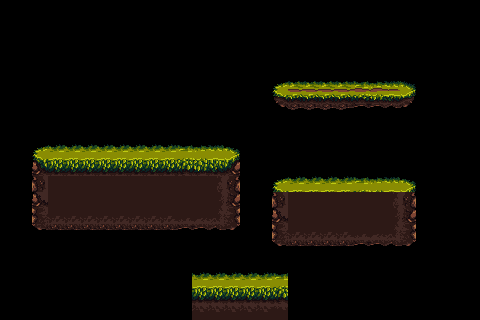

This game map was drawn from its Tiled (.tmx) file and the tilesets committed beside it. A one-line description and the full map source follow:
An orthogonal 30x20 tile map with 16x16 px tiles, 1 tile layer (ground), 1 hidden layer not drawn, 2 tilesets.

<map version="1.9" tiledversion="1.9.1" orientation="orthogonal" renderorder="right-down" width="30" height="20" tilewidth="16" tileheight="16" infinite="0" nextlayerid="20" nextobjectid="1">
 <tileset firstgid="1" source="../Prototype Tiles.tsx" />
 <tileset firstgid="41" source="grassy.tsx" />
 <layer id="1" name="prototype" width="30" height="20" visible="0">
  <data encoding="csv">
3,3,3,3,3,3,3,3,3,3,3,3,3,3,3,3,3,3,3,3,3,3,3,3,3,3,3,3,3,3,
3,3,3,3,3,3,3,3,3,3,3,3,3,3,3,3,3,3,3,3,3,3,3,3,3,3,3,3,3,3,
3,3,3,3,3,3,3,3,3,3,3,3,3,3,3,3,3,3,3,3,3,3,3,3,3,3,3,3,3,3,
3,3,3,3,3,3,3,3,3,3,3,3,3,3,3,3,3,3,3,3,3,3,3,3,3,3,3,3,3,3,
3,3,3,3,3,3,3,3,3,3,3,3,3,3,3,3,3,3,3,3,3,3,3,3,3,3,3,3,3,3,
3,3,3,3,3,3,3,3,3,3,3,3,3,3,3,3,3,1,1,1,1,1,1,1,1,1,3,3,3,3,
3,3,3,3,3,3,3,3,3,3,3,3,3,3,3,3,3,1,1,1,1,1,1,1,1,1,3,3,3,3,
3,3,3,3,3,3,3,3,3,3,3,3,3,3,3,3,3,3,3,3,3,3,3,3,3,3,3,3,3,3,
3,3,3,3,3,3,3,3,3,3,3,3,3,3,3,3,3,3,3,3,3,3,3,3,3,3,3,3,3,3,
3,3,1,1,1,1,1,1,1,1,1,1,1,1,1,3,3,3,3,3,3,3,3,3,3,3,3,3,3,3,
3,3,1,1,1,1,1,1,1,1,1,1,1,1,1,3,3,3,3,3,3,3,3,3,3,3,3,3,3,3,
3,3,1,1,1,1,1,1,1,1,1,1,1,1,1,3,3,1,1,1,1,1,1,1,1,1,3,3,3,3,
3,3,1,1,1,1,1,1,1,1,1,1,1,1,1,3,3,1,1,1,1,1,1,1,1,1,3,3,3,3,
3,3,1,1,1,1,1,1,1,1,1,1,1,1,1,3,3,1,1,1,1,1,1,1,1,1,3,3,3,3,
3,3,1,1,1,1,1,1,1,1,1,1,1,1,1,3,3,1,1,1,1,1,1,1,1,1,3,3,3,3,
3,3,3,3,3,3,3,3,3,3,3,3,3,3,3,3,3,1,1,1,1,1,1,1,1,1,3,3,3,3,
3,3,3,3,3,3,3,3,3,3,3,3,3,3,3,3,3,3,3,3,3,3,3,3,3,3,3,3,3,3,
3,3,3,3,3,3,3,3,3,3,3,1,1,1,1,1,1,1,1,3,3,3,3,3,3,3,3,3,3,3,
3,3,3,3,3,3,3,3,3,3,3,1,1,1,1,1,1,1,1,3,3,3,3,3,3,3,3,3,3,3,
3,3,3,3,3,3,3,3,3,3,3,1,1,1,1,1,1,1,1,3,3,3,3,3,3,3,3,3,3,3
</data>
 </layer>
 <layer id="19" name="ground" width="30" height="20">
  <data encoding="csv">
0,0,0,0,0,0,0,0,0,0,0,0,0,0,0,0,0,0,0,0,0,0,0,0,0,0,0,0,0,0,
0,0,0,0,0,0,0,0,0,0,0,0,0,0,0,0,0,0,0,0,0,0,0,0,0,0,0,0,0,0,
0,0,0,0,0,0,0,0,0,0,0,0,0,0,0,0,0,0,0,0,0,0,0,0,0,0,0,0,0,0,
0,0,0,0,0,0,0,0,0,0,0,0,0,0,0,0,0,0,0,0,0,0,0,0,0,0,0,0,0,0,
0,0,0,0,0,0,0,0,0,0,0,0,0,0,0,0,0,0,0,0,0,0,0,0,0,0,0,0,0,0,
0,0,0,0,0,0,0,0,0,0,0,0,0,0,0,0,0,129,131,131,131,131,133,134,135,136,0,0,0,0,
0,0,0,0,0,0,0,0,0,0,0,0,0,0,0,0,0,137,139,139,139,139,141,142,143,144,0,0,0,0,
0,0,0,0,0,0,0,0,0,0,0,0,0,0,0,0,0,0,0,0,0,0,0,0,0,0,0,0,0,0,
0,0,0,0,0,0,0,0,0,0,0,0,0,0,0,0,0,0,0,0,0,0,0,0,0,0,0,0,0,0,
0,0,41,44,44,44,44,44,44,44,44,45,46,47,48,0,0,0,0,0,0,0,0,0,0,0,0,0,0,0,
0,0,49,52,52,52,52,52,52,52,52,53,54,55,56,0,0,0,0,0,0,0,0,0,0,0,0,0,0,0,
0,0,89,92,92,92,92,92,92,92,92,93,94,95,96,0,0,41,44,44,44,44,45,46,47,48,0,0,0,0,
0,0,97,100,100,100,100,100,100,100,100,101,102,103,104,0,0,89,92,92,92,92,93,94,95,96,0,0,0,0,
0,0,105,108,108,108,108,108,108,108,108,109,110,111,112,0,0,97,100,100,100,100,101,102,103,104,0,0,0,0,
0,0,113,116,116,116,116,116,116,116,116,117,118,119,120,0,0,105,108,108,108,108,109,110,111,112,0,0,0,0,
0,0,0,0,0,0,0,0,0,0,0,0,0,0,0,0,0,113,116,116,116,116,117,118,119,120,0,0,0,0,
0,0,0,0,0,0,0,0,0,0,0,0,0,0,0,0,0,0,0,0,0,0,0,0,0,0,0,0,0,0,
0,0,0,0,0,0,0,0,0,0,0,0,44,44,44,44,44,45,0,0,0,0,0,0,0,0,0,0,0,0,
0,0,0,0,0,0,0,0,0,0,0,0,52,52,52,52,52,53,0,0,0,0,0,0,0,0,0,0,0,0,
0,0,0,0,0,0,0,0,0,0,0,0,60,60,60,60,60,61,0,0,0,0,0,0,0,0,0,0,0,0
</data>
 </layer>
</map>
